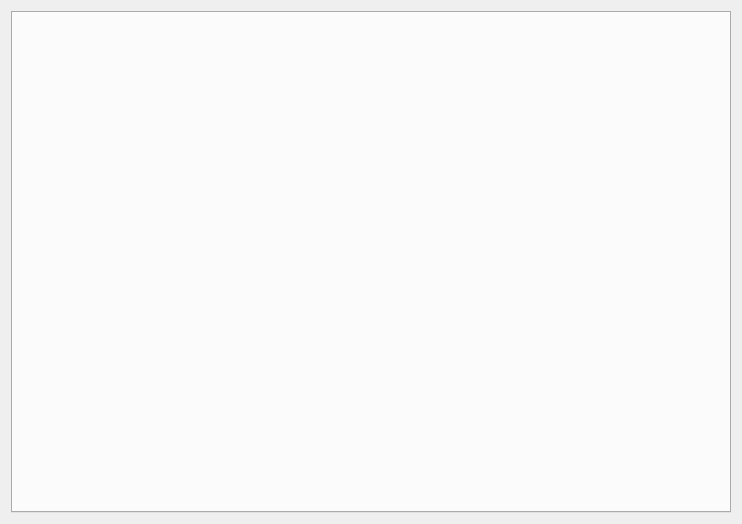
<?xml version="1.0" encoding="UTF-8"?>
<ui version="4.0">
 <class>Y_main</class>
 <widget class="QWidget" name="Y_main">
  <property name="geometry">
   <rect>
    <x>0</x>
    <y>0</y>
    <width>742</width>
    <height>524</height>
   </rect>
  </property>
  <property name="windowTitle">
   <string>Form</string>
  </property>
  <layout class="QGridLayout" name="gridLayout">
   <item row="0" column="0">
    <widget class="QTabWidget" name="tabWidget"/>
   </item>
  </layout>
 </widget>
 <resources/>
 <connections/>
</ui>
